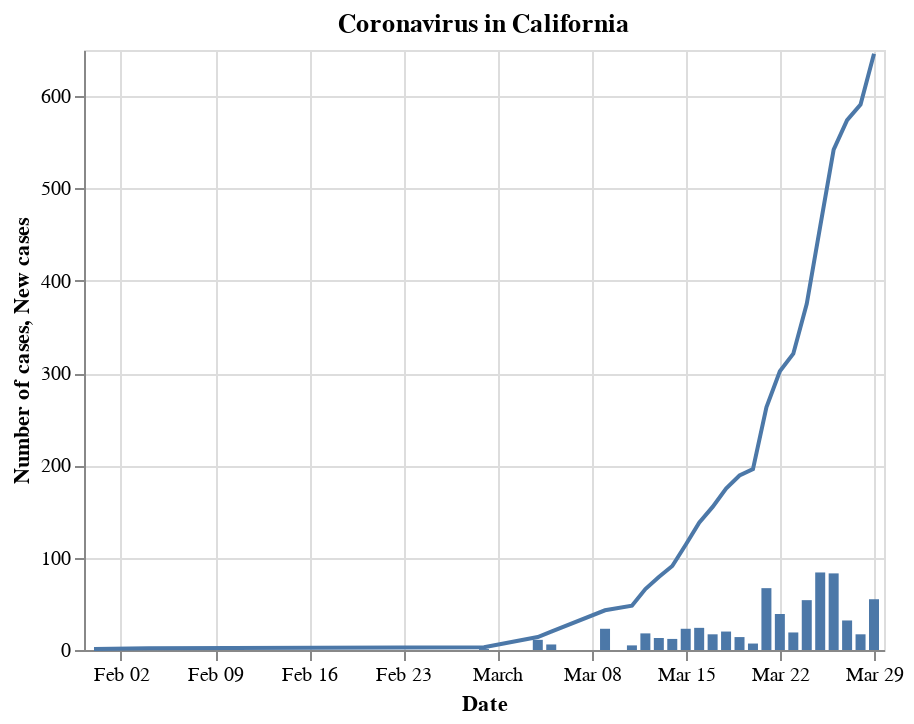

Write notebook code for a chart like this one.
### Code cell
alt.Chart(data[['Date', 'Number of cases']]).mark_line().encode(
    x='Date',
    y='Number of cases'
) + alt.Chart(data[['Date', 'New cases']]).mark_bar().encode(
    x='Date',
    y='New cases'
).properties(
    title='Coronavirus in Santa Clara County'
)

### Figure 1 — Vega-Lite specification as saved in the notebook (floating-point values rounded to 4 significant figures)
{"$schema": "https://vega.github.io/schema/vega-lite/v3.4.0.json", "config": {"mark": {"tooltip": null}, "view": {"height": 300, "width": 400}}, "datasets": {"data-4670cd11b42593d994096f6e28bad584": [{"Date": "2020-01-31T00:00:00", "Number of cases": 1}, {"Date": "2020-02-04T00:00:00", "Number of cases": 2}, {"Date": "2020-02-29T00:00:00", "Number of cases": 3}, {"Date": "2020-03-04T00:00:00", "Number of cases": 14}, {"Date": "2020-03-05T00:00:00", "Number of cases": 20}, {"Date": "2020-03-09T00:00:00", "Number of cases": 43}, {"Date": "2020-03-11T00:00:00", "Number of cases": 48}, {"Date": "2020-03-12T00:00:00", "Number of cases": 66}, {"Date": "2020-03-13T00:00:00", "Number of cases": 79}, {"Date": "2020-03-14T00:00:00", "Number of cases": 91}, {"Date": "2020-03-15T00:00:00", "Number of cases": 114}, {"Date": "2020-03-16T00:00:00", "Number of cases": 138}, {"Date": "2020-03-17T00:00:00", "Number of cases": 155}, {"Date": "2020-03-18T00:00:00", "Number of cases": 175}, {"Date": "2020-03-19T00:00:00", "Number of cases": 189}, {"Date": "2020-03-20T00:00:00", "Number of cases": 196}, {"Date": "2020-03-21T00:00:00", "Number of cases": 263}, {"Date": "2020-03-22T00:00:00", "Number of cases": 302}, {"Date": "2020-03-23T00:00:00", "Number of cases": 321}, {"Date": "2020-03-24T00:00:00", "Number of cases": 375}, {"Date": "2020-03-25T00:00:00", "Number of cases": 459}, {"Date": "2020-03-26T00:00:00", "Number of cases": 542}, {"Date": "2020-03-27T00:00:00", "Number of cases": 574}, {"Date": "2020-03-28T00:00:00", "Number of cases": 591}, {"Date": "2020-03-29T00:00:00", "Number of cases": 646}], "data-65a599e77cd72a942b05739fd694d35a": [{"Date": "2020-01-31T00:00:00", "New cases": null}, {"Date": "2020-02-04T00:00:00", "New cases": 1}, {"Date": "2020-02-29T00:00:00", "New cases": 1}, {"Date": "2020-03-04T00:00:00", "New cases": 11}, {"Date": "2020-03-05T00:00:00", "New cases": 6}, {"Date": "2020-03-09T00:00:00", "New cases": 23}, {"Date": "2020-03-11T00:00:00", "New cases": 5}, {"Date": "2020-03-12T00:00:00", "New cases": 18}, {"Date": "2020-03-13T00:00:00", "New cases": 13}, {"Date": "2020-03-14T00:00:00", "New cases": 12}, {"Date": "2020-03-15T00:00:00", "New cases": 23}, {"Date": "2020-03-16T00:00:00", "New cases": 24}, {"Date": "2020-03-17T00:00:00", "New cases": 17}, {"Date": "2020-03-18T00:00:00", "New cases": 20}, {"Date": "2020-03-19T00:00:00", "New cases": 14}, {"Date": "2020-03-20T00:00:00", "New cases": 7}, {"Date": "2020-03-21T00:00:00", "New cases": 67}, {"Date": "2020-03-22T00:00:00", "New cases": 39}, {"Date": "2020-03-23T00:00:00", "New cases": 19}, {"Date": "2020-03-24T00:00:00", "New cases": 54}, {"Date": "2020-03-25T00:00:00", "New cases": 84}, {"Date": "2020-03-26T00:00:00", "New cases": 83}, {"Date": "2020-03-27T00:00:00", "New cases": 32}, {"Date": "2020-03-28T00:00:00", "New cases": 17}, {"Date": "2020-03-29T00:00:00", "New cases": 55}]}, "layer": [{"data": {"name": "data-4670cd11b42593d994096f6e28bad584"}, "encoding": {"x": {"field": "Date", "type": "temporal"}, "y": {"field": "Number of cases", "type": "quantitative"}}, "mark": "line"}, {"data": {"name": "data-65a599e77cd72a942b05739fd694d35a"}, "encoding": {"x": {"field": "Date", "type": "temporal"}, "y": {"field": "New cases", "type": "quantitative"}}, "mark": "bar", "title": "Coronavirus in California"}]}
